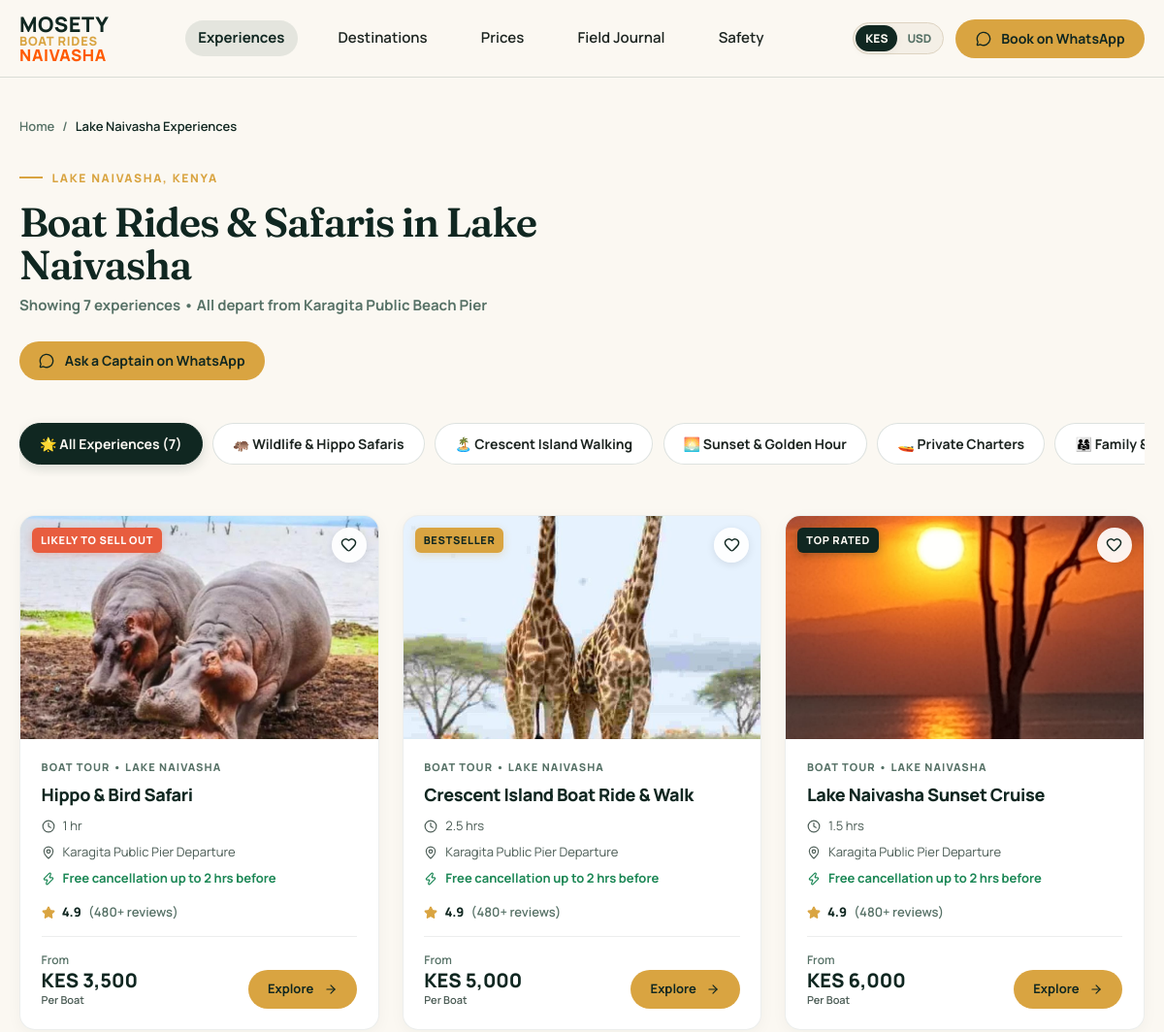
The page /boat-rides/ (upper part) on the database as committed earlier.
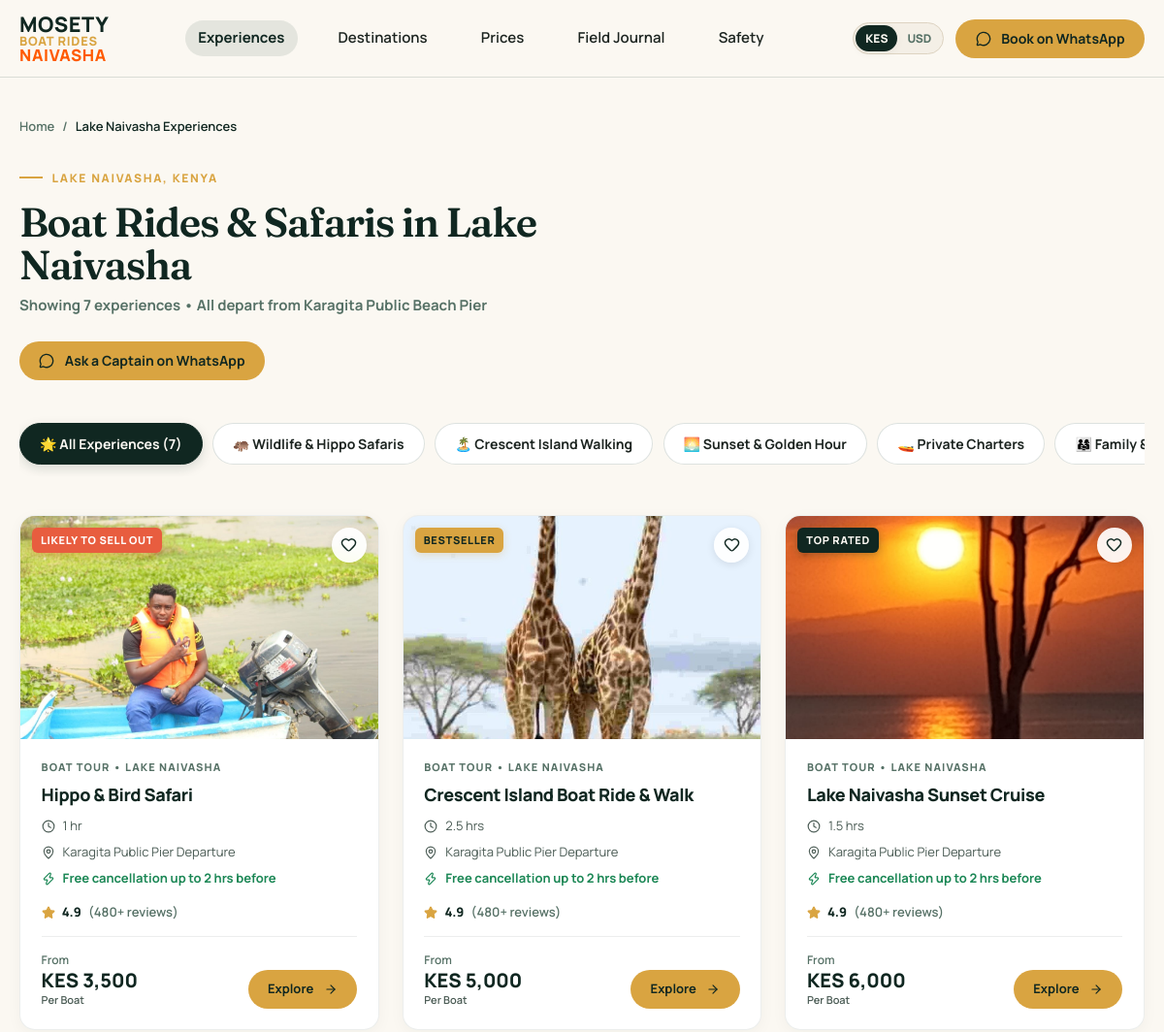
The same page on the database as committed later.
### tours/models.py (models this page shows, shortened)
class Tour(OptimizedImageMixin, SEOMixin, models.Model):
    name = models.CharField(max_length=150)
    slug = models.SlugField(max_length=150, unique=True)
    short_name = models.CharField(max_length=80, blank=True, help_text="Concise name for chips and selectors")
    summary = models.CharField(max_length=255, help_text="One-sentence differentiator")
    description = models.TextField(help_text="Full editorial description")
    hero_image = models.ImageField(upload_to='tours/', blank=True, null=True)
    webp_image = models.ImageField(upload_to='tours/webp/', blank=True, null=True)
    webp_mobile = models.ImageField(upload_to='tours/webp/', blank=True, null=True)
    duration_minutes = models.PositiveIntegerField(default=60, help_text="Standard duration in minutes")
    min_guests = models.PositiveIntegerField(default=1)
    max_guests = models.PositiveIntegerField(default=7)
    is_private = models.BooleanField(default=True, help_text="Available as private charter")
    is_shared = models.BooleanField(default=True, help_text="Available as shared ride")
    departure_location = models.CharField(max_length=150, default="Karagita Public Beach, South Lake Road")
    best_for = models.CharField(max_length=200, default="Wildlife enthusiasts, families, couples")
    highlights = models.TextField(blank=True, help_text="Newline-separated bullet points of what makes this ride special")
    itinerary = models.TextField(blank=True, help_text="Timeline overview of the experience")
    included = models.TextField(default="Full boat charter, licensed local captain, fuel, Coast Guard approved life vests")
    excluded = models.TextField(default="Sanctuary walking fees (if visiting Crescent Island), personal snacks, optional captain gratuities")
    what_to_bring = models.TextField(default="Sunscreen, sun hat, light windbreaker or fleece, camera or smartphone, binoculars")
    safety_notes = models.TextField(default="Mandatory fitted life jackets for all passengers. Captain strictly maintains 30-50m buffer from hippo pods.")
    child_policy = models.TextField(default="Children of all ages welcome. Certified infant and toddler safety vests provided.")
    weather_policy = models.TextField(default="Tours operate in calm conditions and light drizzle. In case of high afternoon winds, rides are rescheduled at zero fee.")
    cancellation_policy = models.TextField(default="Free cancellation or schedule adjustment via WhatsApp up to 2 hours before departure.")
    intent_tag = models.CharField(max_length=50, blank=True, help_text="e.g. wildlife, crescent_island, sunset, family, private, birding")
    sort_order = models.PositiveIntegerField(default=0)
    is_featured = models.BooleanField(default=False)
    is_active = models.BooleanField(default=True)
    last_verified_at = models.DateField(default=timezone.now)
    class Meta:
        ordering = ['sort_order', 'name']
        verbose_name = "Mosety Tour"
        verbose_name_plural = "Mosety Tours"
    def get_absolute_url(self):
        return f"/boat-rides/{self.slug}/"
    @property
    def duration_display(self):
        if self.duration_minutes >= 60:
            hours = self.duration_minutes / 60.0
            if hours.is_integer():
                return f"{int(hours)} hr" if int(hours) == 1 else f"{int(hours)} hrs"
            return f"{hours:.1f} hrs"
        return f"{self.duration_minutes} mins"
    @property
    def primary_price_tier(self):
        boat_tier = self.price_tiers.filter(is_active=True, pricing_mode='PER_BOAT').order_by('amount_kes').first()
        if boat_tier:
            return boat_tier
        return self.price_tiers.filter(is_active=True).order_by('amount_kes').first()
    @property
    def starting_price_kes(self):
        tier = self.primary_price_tier
        return tier.amount_kes if tier else None
    @property
    def starting_price_usd(self):
        tier = self.primary_price_tier
        return tier.amount_usd if tier else None
    @property
    def pricing_mode_display(self):
        tier = self.primary_price_tier
        if tier and tier.pricing_mode == 'PER_PERSON':
            return "Per Person"
        return "Per Boat"

class PriceTier(models.Model):
    PRICING_MODES = [
        ('PER_BOAT', 'Per Boat Charter'),
        ('PER_PERSON', 'Per Person'),
    ]
    RESIDENT_TYPES = [
        ('ALL', 'All Visitors'),
        ('RESIDENT', 'Kenyan Resident'),
        ('NON_RESIDENT', 'Non-Resident'),
    ]
    tour = models.ForeignKey(Tour, related_name='price_tiers', on_delete=models.CASCADE)
    label = models.CharField(max_length=100, default="Standard Boat Charter")
    min_guests = models.PositiveIntegerField(default=1)
    max_guests = models.PositiveIntegerField(default=7)
    pricing_mode = models.CharField(max_length=20, choices=PRICING_MODES, default='PER_BOAT')
    amount_kes = models.DecimalField(max_digits=10, decimal_places=2)
    resident_type = models.CharField(max_length=20, choices=RESIDENT_TYPES, default='ALL')
    valid_from = models.DateField(null=True, blank=True)
    valid_until = models.DateField(null=True, blank=True)
    notes = models.CharField(max_length=255, blank=True)
    sort_order = models.PositiveIntegerField(default=0)
    is_active = models.BooleanField(default=True)
    class Meta:
        ordering = ['sort_order', 'amount_kes']
        verbose_name = "Price Tier"
        verbose_name_plural = "Price Tiers"
    @property
    def amount_usd(self):
        if self.amount_kes:
            return round(float(self.amount_kes) / 130.0)
        return None

### tours/views.py (the view)
# urls.py: path('', views.TourListView.as_view(), name='tour_list'),
class TourListView(ListView):
    model = Tour
    template_name = 'tours/tour_list.html'
    context_object_name = 'tours'
    def get_queryset(self):
        return Tour.objects.filter(is_active=True).order_by('sort_order', 'name')
    def get_context_data(self, **kwargs):
        context = super().get_context_data(**kwargs)
        site = SiteSettings.get_solo()
        context.update({
            'meta_title': f"Lake Naivasha Boat Rides & Safaris — {site.business_name}",
            'meta_description': (
                "Explore all 7 guided boat ride experiences on Lake Naivasha. "
                "Hippo safaris, Crescent Island transfers, sunset cruises and private charters with clear dock pricing."
            ),
        })
        return context

### templates/tours/tour_list.html (shortened to what this page needs)
{% extends 'base.html' %}
{% load static humanize %}
{% block content %}
<section class="section-spacing" style="background: var(--ivory); padding-top: 2.5rem;">
  <div class="site-container">
    <nav style="display: flex; align-items: center; gap: 0.5rem; font-size: 0.8125rem; color: var(--lake-sage); font-weight: 600; margin-bottom: 1.5rem;">
      <a href="/" style="color: var(--lake-sage);">Home</a>
      <span>/</span>
      <span style="color: var(--ink-forest);">Lake Naivasha Experiences</span>
    </nav>
    <div style="display: flex; flex-direction: column; @media(min-width: 768px){ flex-direction: row; } justify-content: space-between; align-items: flex-start; margin-bottom: 2rem; gap: 1.5rem;">
      <div>
        <p class="eyebrow eyebrow-gold">Lake Naivasha, Kenya</p>
        <h1 class="hero-h1" style="font-size: clamp(2rem, 3.5vw, 2.75rem); margin-bottom: 0.5rem; color: var(--ink-forest);">
          Boat Rides & Safaris in Lake Naivasha
        </h1>
        <p style="font-size: 0.9375rem; color: var(--lake-sage); font-weight: 700;">
          Showing {{ tours|length }} experiences • All depart from Karagita Public Beach Pier
        </p>
      </div>
      <a href="{{ whatsapp_book_url }}" target="_blank" rel="noopener" class="btn btn-sm btn-primary" style="white-space: nowrap;">
        <i data-lucide="message-circle" style="width: 16px; height: 16px;"></i>
        <span>Ask a Captain on WhatsApp</span>
      </a>
    </div>
    <div x-data="{ activeFilter: 'all' }" style="margin-bottom: 3rem;">
      <div class="gyg-pill-carousel" style="margin-bottom: 2.5rem;">
        <button type="button"
                @click="activeFilter = 'all'"
                class="gyg-pill"
                :class="{ 'is-active': activeFilter === 'all' }">
          <span>🌟 All Experiences ({{ tours|length }})</span>
        </button>
        <button type="button"
                @click="activeFilter = 'wildlife'"
                class="gyg-pill"
                :class="{ 'is-active': activeFilter === 'wildlife' }">
          <span>🦛 Wildlife & Hippo Safaris</span>
        </button>
        <button type="button"
                @click="activeFilter = 'crescent_island'"
                class="gyg-pill"
                :class="{ 'is-active': activeFilter === 'crescent_island' }">
          <span>🏝️ Crescent Island Walking</span>
        </button>
        <button type="button"
                @click="activeFilter = 'sunset'"
                class="gyg-pill"
                :class="{ 'is-active': activeFilter === 'sunset' }">
          <span>🌅 Sunset & Golden Hour</span>
        </button>
        <button type="button"
                @click="activeFilter = 'private'"
                class="gyg-pill"
                :class="{ 'is-active': activeFilter === 'private' }">
          <span>🚤 Private Charters</span>
        </button>
        <button type="button"
                @click="activeFilter = 'group'"
                class="gyg-pill"
                :class="{ 'is-active': activeFilter === 'group' }">
          <span>👨‍👩‍👧 Family & Groups</span>
        </button>
      </div>
      <div class="gyg-card-grid">
        {% for tour in tours %}
        <article class="gyg-product-card"
                 x-data="{ isSaved: false }"
                 x-show="activeFilter === 'all' ||
                         (activeFilter === 'wildlife' && ('{{ tour.intent_tag }}' === 'wildlife' || '{{ tour.intent_tag }}' === 'birding')) ||
                         (activeFilter === 'crescent_island' && '{{ tour.intent_tag }}' === 'crescent_island') ||
                         (activeFilter === 'sunset' && '{{ tour.intent_tag }}' === 'sunset') ||
                         (activeFilter === 'private' && ('{{ tour.intent_tag }}' === 'private' || '{{ tour.intent_tag }}' === 'birding')) ||
                         (activeFilter === 'group' && ('{{ tour.intent_tag }}' === 'family' || '{{ tour.intent_tag }}' === 'group'))"
                 x-transition:enter="transition ease-out duration-200"
                 x-transition:enter-start="opacity-0 transform scale-95"
                 x-transition:enter-end="opacity-100 transform scale-100">
          <a href="{{ tour.get_absolute_url }}" class="gyg-card-media" aria-label="{{ tour.name }}">
            {% if tour.hero_image %}
            <img src="{{ tour.hero_image.url }}" alt="{{ tour.name }}" loading="lazy">
            {% else %}
            <img src="{% static 'images/gallery/naivasha-boat-passenger.jpeg' %}" alt="{{ tour.name }}" loading="lazy">
            {% endif %}
            {% if tour.slug == 'hippo-bird-safari' %}
            <span class="gyg-badge gyg-badge-sellout">Likely to sell out</span>
            {% elif tour.slug == 'crescent-island' %}
            <span class="gyg-badge gyg-badge-bestseller">Bestseller</span>
            {% elif tour.slug == 'sunset-cruise' %}
            <span class="gyg-badge gyg-badge-top">Top rated</span>
            {% elif tour.slug == 'private-boat' %}
            <span class="gyg-badge gyg-badge-bestseller">Private charter</span>
            {% elif tour.slug == 'family-boat-ride' %}
            <span class="gyg-badge gyg-badge-top">Family favorite</span>
            {% elif tour.slug == 'photography-birding' %}
            <span class="gyg-badge gyg-badge-top">Expert guided</span>
            {% else %}
            <span class="gyg-badge gyg-badge-bestseller">Official dock rate</span>
            {% endif %}
            <button type="button"
                    class="gyg-wishlist-btn"
                    :class="{ 'is-active': isSaved }"
                    @click.prevent.stop="isSaved = !isSaved"
                    aria-label="Save to wishlist">
              <i data-lucide="heart" style="width: 17px; height: 17px;" :fill="isSaved ? '#E85D3F' : 'none'"></i>
            </button>
          </a>
          <div class="gyg-card-content">
            <div class="gyg-card-category">BOAT TOUR • LAKE NAIVASHA</div>
            <h2 class="gyg-card-name" style="font-size: 1.125rem;">
              <a href="{{ tour.get_absolute_url }}">{{ tour.name }}</a>
            </h2>
            <div class="gyg-card-features">
              <div class="gyg-card-feature">
                <i data-lucide="clock" style="width: 14px; height: 14px;"></i>
                <span>{{ tour.duration_display }}</span>
              </div>
              <div class="gyg-card-feature">
                <i data-lucide="map-pin" style="width: 14px; height: 14px;"></i>
                <span>Karagita Public Pier Departure</span>
              </div>
              <div class="gyg-card-feature">
                <i data-lucide="zap" style="width: 14px; height: 14px; color: #1b8755;"></i>
                <span style="color: #1b8755; font-weight: 700;">Free cancellation up to 2 hrs before</span>
              </div>
            </div>
            <div class="gyg-card-rating">
              <div class="gyg-stars">
                <i data-lucide="star" style="width: 14px; height: 14px; fill: var(--rift-gold); stroke: var(--rift-gold);"></i>
              </div>
              <span class="gyg-score">4.9</span>
              <span class="gyg-reviews-count">(480+ reviews)</span>
            </div>
            <div class="gyg-card-footer" x-data="{ cur: localStorage.getItem('mosety_currency') || 'KES' }" @currency-change.window="cur = $event.detail">
              <div class="gyg-price-stack">
                <span class="gyg-price-sub">From</span>
                <span class="gyg-price-main" x-show="cur === 'KES'">KES {{ tour.starting_price_kes|floatformat:0|intcomma }}</span>
                <span class="gyg-price-unit">{{ tour.pricing_mode_display }}</span>
              </div>
              <a href="{{ tour.get_absolute_url }}" class="btn btn-sm btn-primary" style="padding: 0.55rem 1.15rem; font-size: 0.8125rem;">
                <span>Explore</span>
                <i data-lucide="arrow-right" style="width: 14px; height: 14px;"></i>
              </a>
            </div>
          </div>
        </article>
        {% endfor %}
      </div>
    </div>
  </div>
</section>
{% endblock %}

Rows that differ between the two databases and show on the page:
changed Tour "Hippo & Bird Safari": hero_image: a different picture
